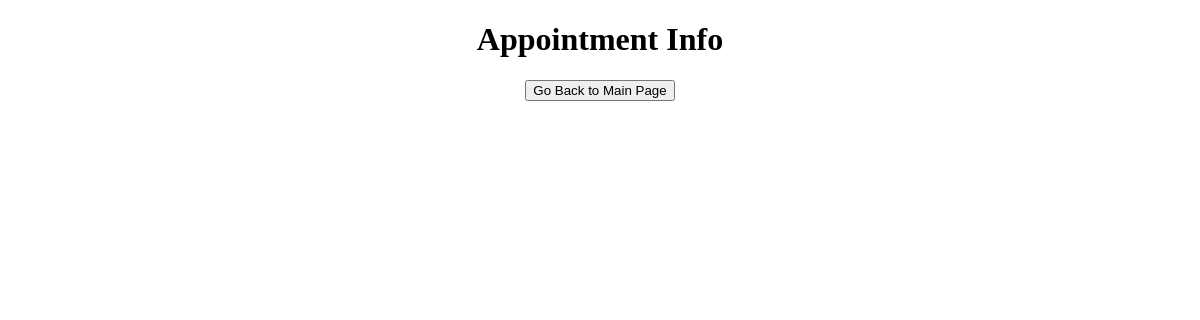
The page /appointment/123123 on the database as committed earlier.
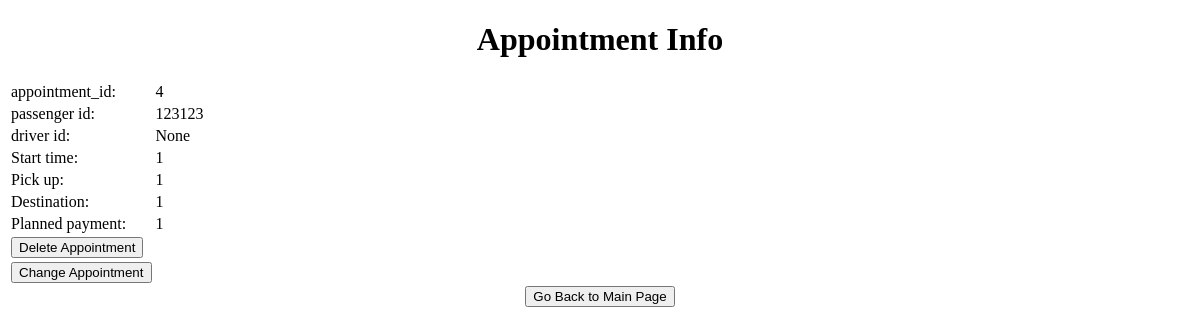
The same page on the database as committed later.
### app.py (models this page shows, shortened)
class Appointment(db.Model):
    a_id = db.Column(db.Integer, primary_key=True, autoincrement=True)
    d_id = db.Column(db.Integer, db.ForeignKey('driver.d_id'))
    p_id = db.Column(db.Integer, db.ForeignKey('passenger.d_id'))
    planned_pickup = db.Column(db.String(200), default='')
    planned_destination = db.Column(db.String(200), default='')
    planned_start_time = db.Column(db.String(200), default='')
    planned_payment_amount = db.Column(db.Integer)
    accept = db.Column(db.Boolean, default=False)
    done = db.Column(db.Boolean, default=False)

### app.py (the view)
@app.route('/appointment/<int:id>', methods=['POST', 'GET'])
def appointment(id):
    if request.method == 'GET':
        appointments = Appointment.query.filter_by(p_id=id).all()
    return render_template('appointment.html', tasks=appointments, id=id)

### templates/appointment.html (shortened to what this page needs)
{% extends 'base.html' %}
{% block body %}
<div class="content">
    <h1 style="text-align: center">Appointment Info</h1>
    <table>
        {% for task in tasks %}
        <tr>
            <td>appointment_id: </td>
            <td>{{ task.a_id }}</td>
        </tr>
        <tr>
            <td>passenger id: </td>
            <td>{{ task.p_id }}</td>
        </tr>
        <tr>
            <td>driver id: </td>
            <td>{{ task.d_id }}</td>
        </tr>
        <tr>
            <td>Start time: </td>
            <td>{{ task.planned_start_time }}</td>
        </tr>
        <tr>
            <td>Pick up: </td>
            <td>{{ task.planned_pickup }}</td>
        </tr>
        <tr>
            <td>Destination: </td>
            <td>{{ task.planned_destination }}</td>
        </tr>
        <tr>
            <td>Planned payment: </td>
            <td>{{ task.planned_payment_amount }}</td>
        </tr>
        <tr><td>    <form action="/deleteAppointment/{{task.p_id}}/{{task.a_id}}">
            <input type="submit" value="Delete Appointment" />
        </form></td></tr>
        <tr><td>    <form action="/change_appointment/{{task.a_id}}/{{task.p_id}}">
            <input type="submit" value="Change Appointment" />
        </form></td></tr>
        {% endfor %}
    </table>
    <center>     <form action="/homepage_p/{{id}}">
        <input type="submit" value="Go Back to Main Page" />
    </form>  </center>
    </div>
{% endblock %}

Rows that differ between the two databases and show on the page:
added Appointment: a_id "4", p_id "123123", d_id "None", planned_start_time "1", planned_pickup "1", planned_destination "1", planned_payment_amount "1"
